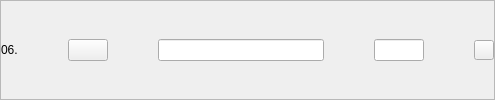
              <widget class="QFrame" name="publish6">
               <property name="styleSheet">
                <string notr="true">QPushButton#eliminarProducto6{
border: none;
}</string>
               </property>
               <property name="frameShape">
                <enum>QFrame::StyledPanel</enum>
               </property>
               <property name="frameShadow">
                <enum>QFrame::Raised</enum>
               </property>
               <layout class="QHBoxLayout" name="horizontalLayout_11" stretch="1,0,10,3,0">
                <property name="spacing">
                 <number>50</number>
                </property>
                <property name="leftMargin">
                 <number>0</number>
                </property>
                <property name="topMargin">
                 <number>0</number>
                </property>
                <property name="rightMargin">
                 <number>0</number>
                </property>
                <property name="bottomMargin">
                 <number>0</number>
                </property>
                <item>
                 <widget class="QLabel" name="nro6Publish">
                  <property name="text">
                   <string>06.</string>
                  </property>
                 </widget>
                </item>
                <item>
                 <widget class="QPushButton" name="seePublish6">
                  <property name="text">
                   <string/>
                  </property>
                  <property name="icon">
                   <iconset resource="../resources.qrc">
                    <normaloff>:/Buttons/img/amacapy-boton-ver.png</normaloff>:/Buttons/img/amacapy-boton-ver.png</iconset>
                  </property>
                  <property name="iconSize">
                   <size>
                    <width>30</width>
                    <height>30</height>
                   </size>
                  </property>
                 </widget>
                </item>
                <item>
                 <widget class="QLineEdit" name="titlePublish6"/>
                </item>
                <item>
                 <widget class="QLineEdit" name="pricePublish6">
                  <property name="maximumSize">
                   <size>
                    <width>120</width>
                    <height>16777215</height>
                   </size>
                  </property>
                 </widget>
                </item>
                <item>
                 <widget class="QPushButton" name="deleteProduct6Button">
                  <property name="maximumSize">
                   <size>
                    <width>20</width>
                    <height>20</height>
                   </size>
                  </property>
                  <property name="text">
                   <string/>
                  </property>
                  <property name="icon">
                   <iconset resource="../resources.qrc">
                    <normaloff>:/Buttons/img/amacapy-boton-eliminar.png</normaloff>:/Buttons/img/amacapy-boton-eliminar.png</iconset>
                  </property>
                  <property name="iconSize">
                   <size>
                    <width>20</width>
                    <height>20</height>
                   </size>
                  </property>
                 </widget>
                </item>
               </layout>
              </widget>
